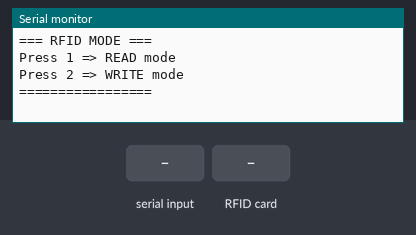
The sketch below on a simulated ESP8266 (NodeMCU). On the bench: the last lines printed to the serial monitor. The inputs (shaded band) are chosen by the test bench.

Above: at 1.2 s.
1.3 s: "1\n" received over Serial
At 1.7 s:
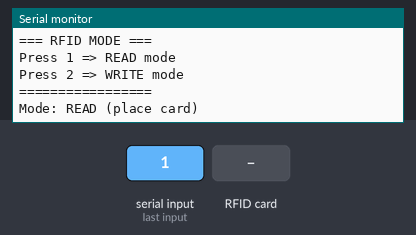
2.8 s: RFID card 5E 7A 19 C4 held to the reader
At 3.4 s:
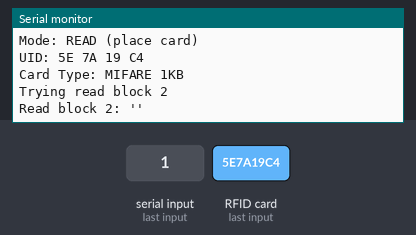
4.3 s: "2\n" received over Serial
At 5.2 s:
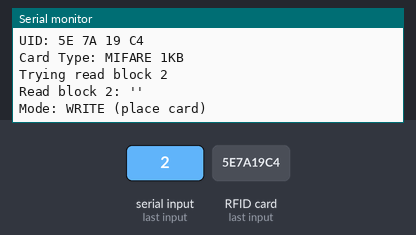
5.8 s: RFID card 5E 7A 19 C4 held to the reader
At 6.9 s:
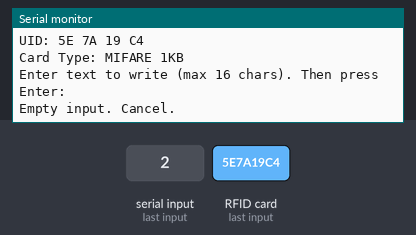

The sketch:

write_rfid.ino
```cpp
// Dual-mode RFID: robust READ / WRITE with verification
// ESP8266 (NodeMCU), MFRC522
#include <SPI.h>
#include <MFRC522.h>

#define RST_PIN D3
#define SS_PIN  D4

MFRC522 mfrc522(SS_PIN, RST_PIN);
MFRC522::MIFARE_Key key;

int mode = 0; // 0 = idle, 1 = read, 2 = write
byte bufferLen = 18;
byte blockBuf[18];

void setup() {
  Serial.begin(115200);
  SPI.begin();
  mfrc522.PCD_Init();
  Serial.println("\n=== RFID MODE ===");
  Serial.println("Press 1 => READ mode");
  Serial.println("Press 2 => WRITE mode");
  Serial.println("=================\n");

  // default key A = FF FF FF FF FF FF (factory)
  for (byte i = 0; i < 6; i++) key.keyByte[i] = 0xFF;
}

void loop() {
  // choose mode from serial
  if (mode == 0) {
    if (Serial.available()) {
      char c = Serial.read();
      if (c == '1') { mode = 1; Serial.println("Mode: READ (place card)"); }
      if (c == '2') { mode = 2; Serial.println("Mode: WRITE (place card)"); }
    }
    return;
  }

  // wait for a card
  if (!mfrc522.PICC_IsNewCardPresent()) return;
  if (!mfrc522.PICC_ReadCardSerial()) return;

  // print UID
  Serial.print("UID: ");
  for (byte i = 0; i < mfrc522.uid.size; i++) {
    if (mfrc522.uid.uidByte[i] < 0x10) Serial.print("0");
    Serial.print(mfrc522.uid.uidByte[i], HEX);
    Serial.print(" ");
  }
  Serial.println();

  // card type
  MFRC522::PICC_Type piccType = mfrc522.PICC_GetType(mfrc522.uid.sak);
  Serial.print("Card Type: ");
  Serial.println(mfrc522.PICC_GetTypeName(piccType));

  // choose block list to try (avoid every 4th block = sector trailer)
  // We'll prefer block 2, then 4, then 5, etc.
  const int tryBlocks[] = {2,4,5,6,8,9,10,12,13,14};
  const int tryLen = sizeof(tryBlocks)/sizeof(tryBlocks[0]);

  // attempt auth/read/write depending on mode
  if (mode == 1) {
    // READ mode: try a block and print string printable bytes
    bool readOk = false;
    for (int b = 0; b < tryLen; b++) {
      int block = tryBlocks[b];
      if (tryReadBlock(block)) { readOk = true; break; }
    }
    if (!readOk) Serial.println("READ: No readable block found or auth failed.");
  } else if (mode == 2) {
    // WRITE mode: prompt user for text, then write to first writable block
    Serial.println("Enter text to write (max 16 chars). Then press Enter:");
    while (!Serial.available()) { delay(10); }
    String input = Serial.readStringUntil('\n');
    input.trim();
    if (input.length() == 0) {
      Serial.println("Empty input. Cancel.");
      mode = 0; return;
    }
    if (input.length() > 16) input = input.substring(0,16);

    bool wrote = false;
    for (int b = 0; b < tryLen; b++) {
      int block = tryBlocks[b];
      if (tryWriteBlock(block, input)) { wrote = true; break; }
    }
    if (!wrote) Serial.println("WRITE: No writable block found or auth failed.");
  }

  // cleanup and reset mode
  mfrc522.PICC_HaltA();
  mfrc522.PCD_StopCrypto1();
  mode = 0;
}

// tries to authenticate & read a block; returns true if success and prints data
bool tryReadBlock(int block) {
  MFRC522::StatusCode status;
  Serial.print("Trying read block ");
  Serial.println(block);

  // try a few authentication retries (improves flaky hardware)
  const int MAX_TRIES = 3;
  for (int t = 0; t < MAX_TRIES; t++) {
    status = mfrc522.PCD_Authenticate(MFRC522::PICC_CMD_MF_AUTH_KEY_A, block, &key, &(mfrc522.uid));
    if (status == MFRC522::STATUS_OK) break;
    Serial.print(" Auth try "); Serial.print(t+1); Serial.print(" failed: ");
    Serial.println(mfrc522.GetStatusCodeName(status));
    delay(50);
  }
  if (status != MFRC522::STATUS_OK) {
    Serial.println(" Auth failed (read).");
    return false;
  }

  status = mfrc522.MIFARE_Read(block, blockBuf, &bufferLen);
  if (status != MFRC522::STATUS_OK) {
    Serial.print(" Read failed: ");
    Serial.println(mfrc522.GetStatusCodeName(status));
    return false;
  }

  // print printable characters
  String s = "";
  for (int i = 0; i < 16; i++) {
    char c = (char)blockBuf[i];
    if (isPrintable(c)) s += c;
  }
  s.trim();
  Serial.print("Read block "); Serial.print(block); Serial.print(": '");
  Serial.print(s);
  Serial.println("'");
  return true;
}

// tries to auth & write a block; returns true if success + verifies read-back
bool tryWriteBlock(int block, const String &text) {
  MFRC522::StatusCode status;
  Serial.print("Trying write block ");
  Serial.println(block);

  // authenticate with retries
  const int MAX_TRIES = 3;
  for (int t = 0; t < MAX_TRIES; t++) {
    status = mfrc522.PCD_Authenticate(MFRC522::PICC_CMD_MF_AUTH_KEY_A, block, &key, &(mfrc522.uid));
    if (status == MFRC522::STATUS_OK) break;
    Serial.print(" Auth try "); Serial.print(t+1); Serial.print(" failed: ");
    Serial.println(mfrc522.GetStatusCodeName(status));
    delay(50);
  }
  if (status != MFRC522::STATUS_OK) {
    Serial.println(" Auth failed (write).");
    return false;
  }

  // prepare 16-byte buffer
  byte data[16];
  for (int i = 0; i < 16; i++) data[i] = ' ';
  for (int i = 0; i < text.length() && i < 16; i++) data[i] = text[i];

  // write
  status = mfrc522.MIFARE_Write(block, data, 16);
  if (status != MFRC522::STATUS_OK) {
    Serial.print(" Write failed: ");
    Serial.println(mfrc522.GetStatusCodeName(status));
    return false;
  }
  Serial.println(" Write OK. Verifying read-back...");

  // read-back verification
  byte tmp[18];
  byte len = 18;
  status = mfrc522.MIFARE_Read(block, tmp, &len);
  if (status != MFRC522::STATUS_OK) {
    Serial.print(" Verify read failed: ");
    Serial.println(mfrc522.GetStatusCodeName(status));
    return false;
  }
  String s = "";
  for (int i = 0; i < 16; i++) if (isPrintable((char)tmp[i])) s += (char)tmp[i];
  s.trim();
  Serial.print(" Read-back: '"); Serial.print(s); Serial.println("'");

  if (s == text) {
    Serial.println(" VERIFY OK: data matches.");
    return true;
  } else {
    Serial.println(" VERIFY FAIL: data mismatch.");
    return false;
  }
}
```

Measured:
- after the input at 1.3 s, the serial monitor: prints a new line at once (image 1)
- after the input at 2.8 s, the serial monitor: prints a new line at once (image 2)
- after the input at 4.3 s, the serial monitor: prints a new line at once (image 3)
- after the input at 5.8 s, the serial monitor: prints a new line at once (image 4)
